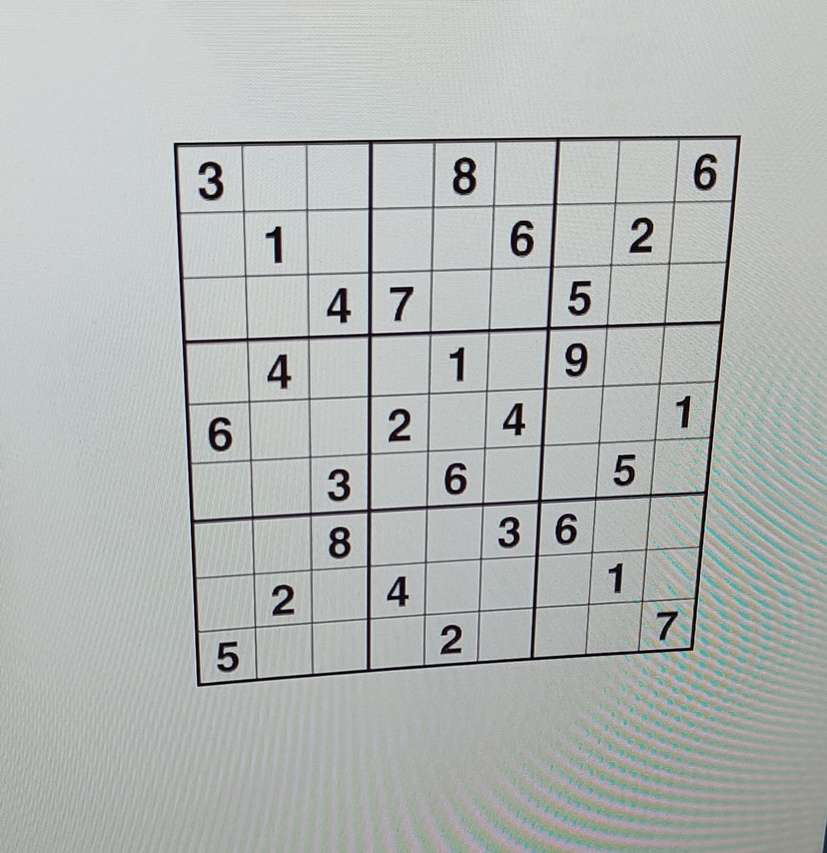
#> input picture puzzles/puzzle_1_persp.jpeg, 827 x 853 px, shrunk from 1465 x 1510 before the run
$ python houghline.py
#> lines starting #> are read from the running program, lines starting #| are printed output that depends on the picture; after the words box and inside, x2 and y2 are one past the last pixel; in counts of white or black regions, pixels touching at a corner belong together
import cv2
import numpy as np

#####################################################################
### Failed attempt at using hough lines to detect the puzzle grid ###
###     look at geometrical.py for the correct implementation     ###
#####################################################################


# Load an image
original_puzzle = cv2.imread('puzzles/puzzle_1_persp.jpeg')
#> original_puzzle is the input picture: shape (853, 827, 3); mean B, G, R 180, 181.9, 177.8

# Convert the image to grayscale
gs_puzzle = cv2.cvtColor(original_puzzle, cv2.COLOR_BGR2GRAY)

# Apply Gaussian Blur
blurred_puzzle = cv2.GaussianBlur(gs_puzzle, (5, 5), 0)
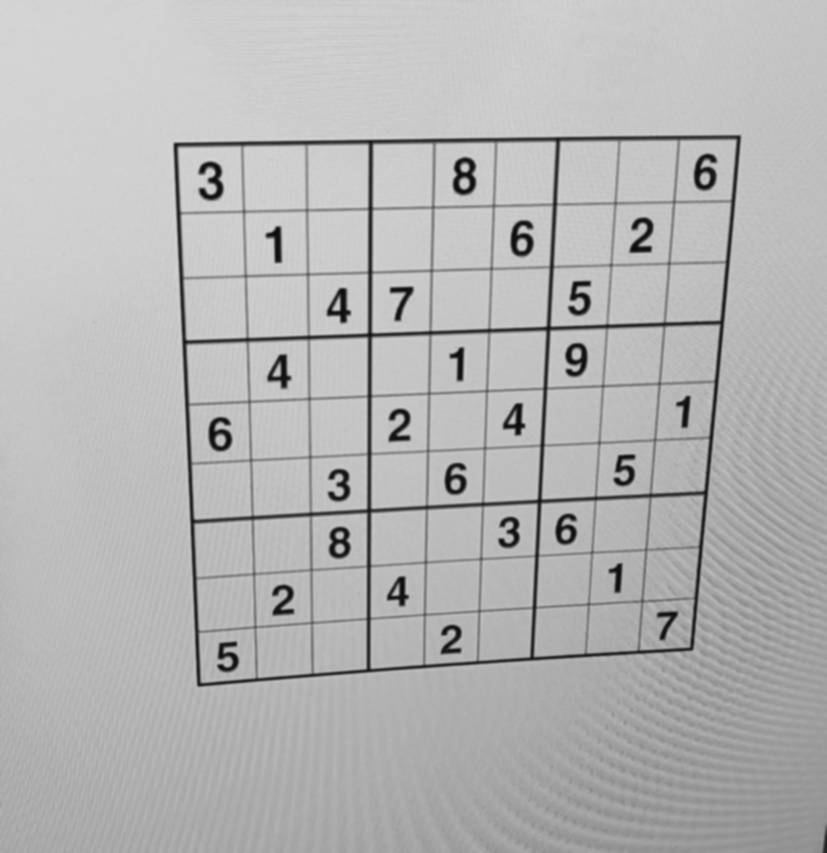
#> blurred_puzzle: shape (853, 827); min 11, max 214, mean 180.5

# Apply Canny Edge Detection
edges = cv2.Canny(blurred_puzzle, 100, 200)
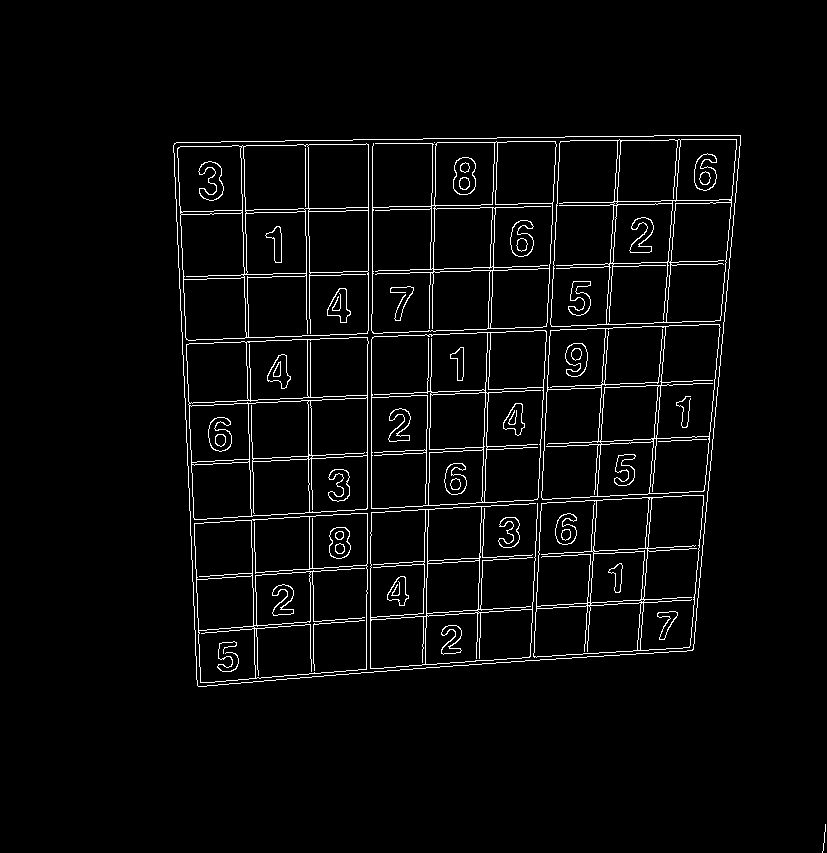
#> edges: shape (853, 827); 3.5% white in thin lines or dots, all inside (x1, y1, x2, y2) = (173, 135, 826, 853)
cv2.imshow('Edges', edges)
cv2.waitKey(0)
print(f'num edges: {len(edges)}')
#| num edges: 853

kernel = np.ones((3, 3), np.uint8)
dilated = cv2.dilate(edges, kernel, iterations=1)
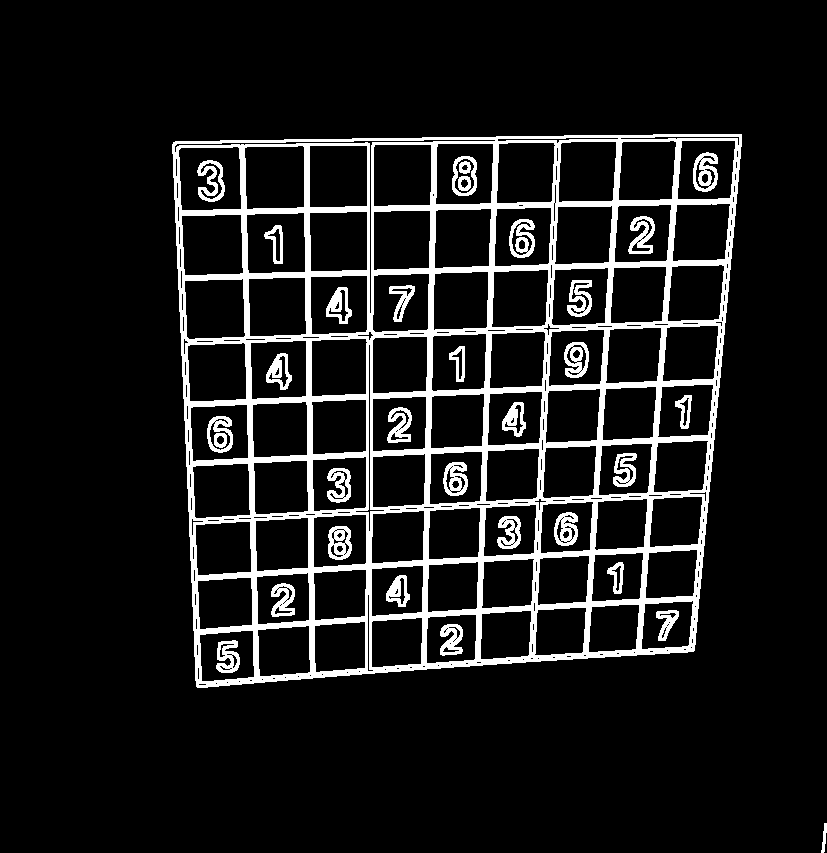
#> dilated: shape (853, 827); 10.5% white; 33 white regions, largest, box (x1, y1, x2, y2) and area: (172, 134, 742, 688) 60539, (693, 152, 718, 192) 601, (197, 160, 225, 202) 599

# Detect lines in the image using Hough Lines ( if those damn parameters wold work)
lines = cv2.HoughLinesP(edges, rho=1, theta=np.pi / 180, threshold=200, minLineLength=200, maxLineGap=20)
#> lines = 31 rows, first 6: [187, 464, 547, 446], [182, 343, 723, 324], [476, 664, 494, 138], [187, 461, 548, 443], [529, 660, 557, 137], [335, 144, 563, 141]
# Draw lines on original image
for line in lines:
    x1, y1, x2, y2 = line[0]
    cv2.line(original_puzzle, (x1, y1), (x2, y2), (0, 255, 0), 2)
#> this loop made 31 passes
#> (x1, y1, x2, y2) on passes 1 to 12: (187, 464, 547, 446), (182, 343, 723, 324), (476, 664, 494, 138), (187, 461, 548, 443), (529, 660, 557, 137), (335, 144, 563, 141), (422, 668, 428, 330), (425, 668, 431, 330), (533, 660, 560, 137), (478, 664, 495, 190), (357, 333, 724, 320), (229, 630, 590, 604)
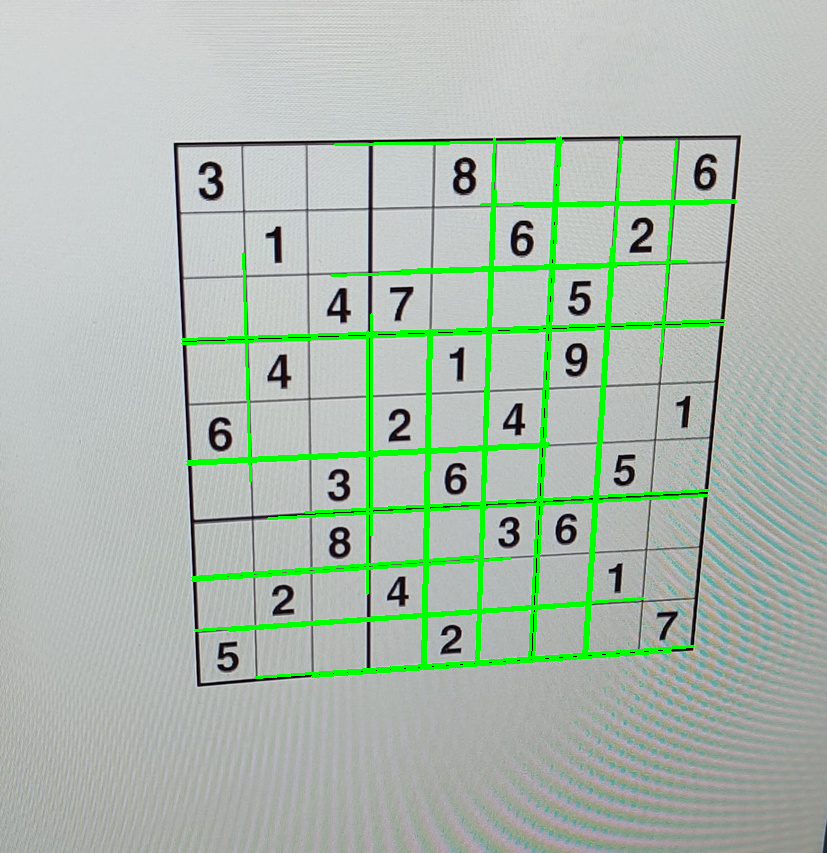
#> original_puzzle: shape (853, 827, 3); 4.32% of pixels changed, all inside (x1, y1, x2, y2) = (181, 135, 737, 679)

cv2.imshow('Hough Lines', original_puzzle)
cv2.imwrite('presentation/hough_lines.jpg', original_puzzle)
cv2.waitKey(0)


vertical_lines = []
horizontal_lines = []

for line in lines:
    x1, y1, x2, y2 = line[0]
    if abs(x2 - x1) > abs(y2 - y1):
        horizontal_lines.append(line)
    else:
        vertical_lines.append(line)
#> after the loop, horizontal_lines = 18 items, first 6: [[187, 464, 547, 446]], [[182, 343, 723, 324]], [[187, 461, 548, 443]], [[335, 144, 563, 141]], [[357, 333, 724, 320]], [[229, 630, 590, 604]]; vertical_lines = 13 items, first 6: [[476, 664, 494, 138]], [[529, 660, 557, 137]], [[422, 668, 428, 330]], [[425, 668, 431, 330]], [[533, 660, 560, 137]], [[478, 664, 495, 190]]

print(f'num lines: {len(lines)}')
#| num lines: 31

$ run again, with puzzles/puzzle_2_persp.jpeg copied over puzzles/puzzle_1_persp.jpeg
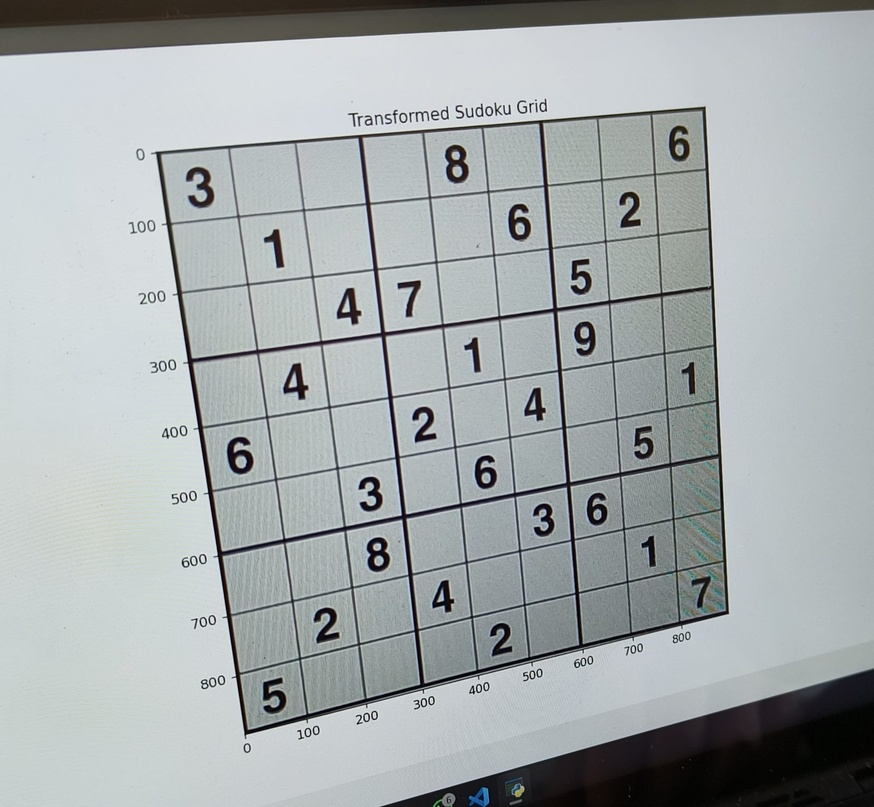
#> input picture puzzles/puzzle_2_persp.jpeg, 874 x 807 px, shrunk from 1997 x 1843 before the run
#> original_puzzle is the input picture: shape (807, 874, 3); mean B, G, R 171.2, 170, 164.2
#> `edges = cv2.Canny(blurred_puzzle, 100, 200)`:
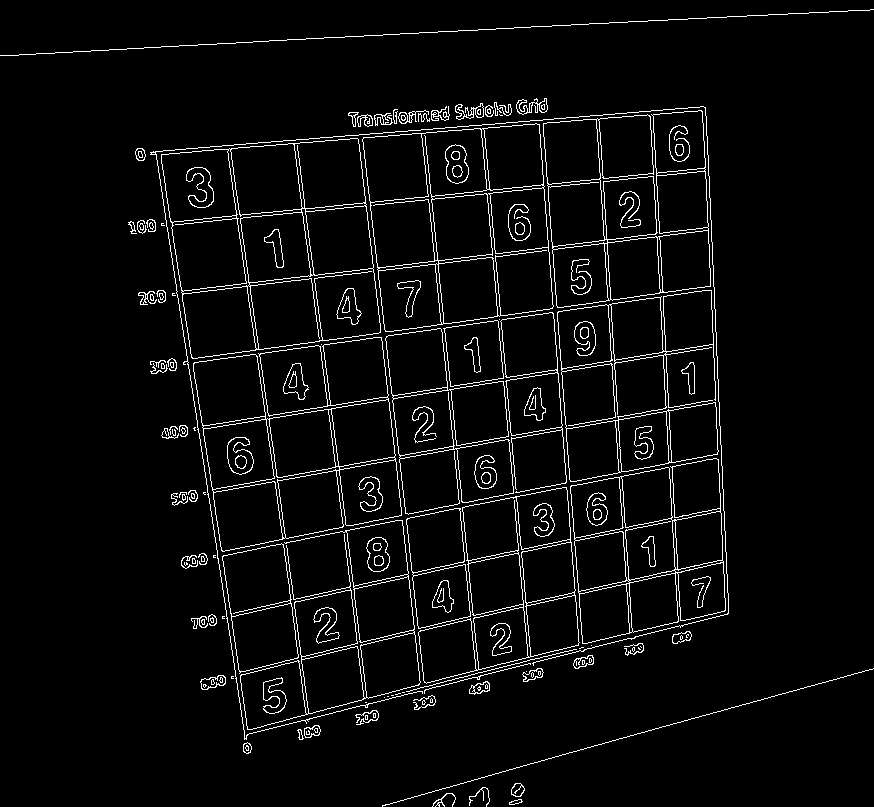
#> edges: shape (807, 874); 4.2% white in thin lines or dots
#| num edges: 807
#> dilated: shape (807, 874); 12.9% white; 58 white regions, largest, box (x1, y1, x2, y2) and area: (149, 105, 730, 755) 64038, (0, 8, 874, 57) 2714, (381, 667, 874, 807) 1754
#> lines = 38 rows, first 6: [0, 55, 873, 9], [482, 103, 532, 679], [154, 365, 713, 286], [480, 106, 530, 679], [652, 110, 675, 537], [154, 368, 714, 289]
#> the loop `for line in lines:` made 38 passes
#> after the loop `for line in lines:`:
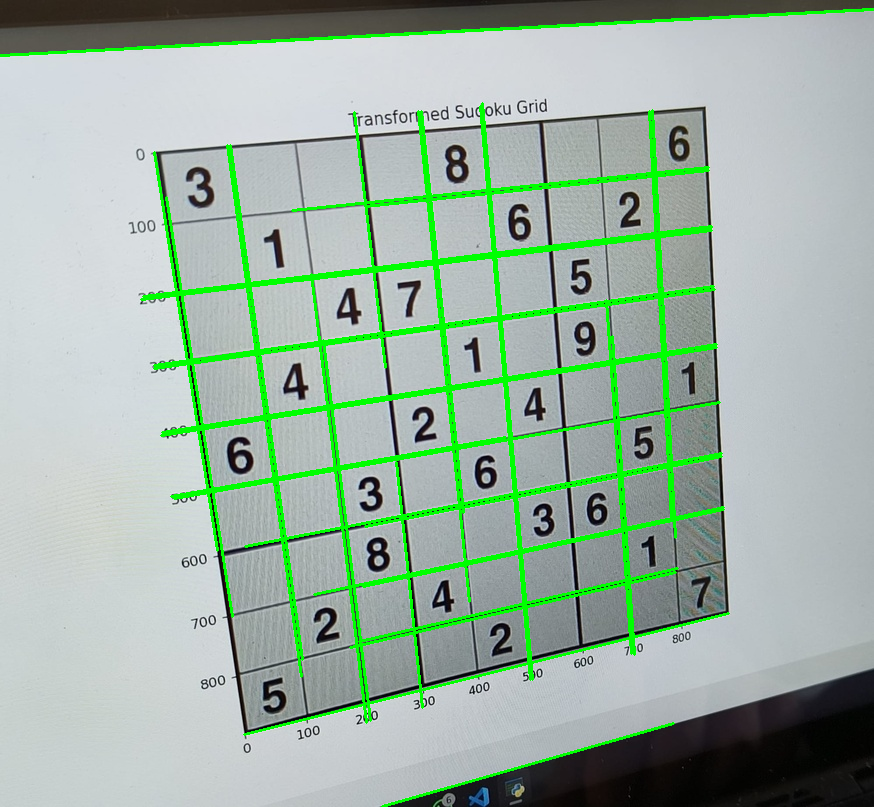
#> original_puzzle: shape (807, 874, 3); 6.33% of pixels changed, all inside (x1, y1, x2, y2) = (0, 8, 874, 807)
#> after the loop `for line in lines:`: horizontal_lines = 22 items, first 6: [[0, 55, 873, 9]], [[154, 365, 713, 286]], [[154, 368, 714, 289]], [[127, 48, 871, 9]], [[161, 435, 716, 347]], [[245, 546, 721, 453]]; vertical_lines = 16 items, first 6: [[482, 103, 532, 679]], [[480, 106, 530, 679]], [[652, 110, 675, 537]], [[227, 145, 301, 676]], [[230, 145, 302, 659]], [[649, 111, 671, 519]]
#| num lines: 38
